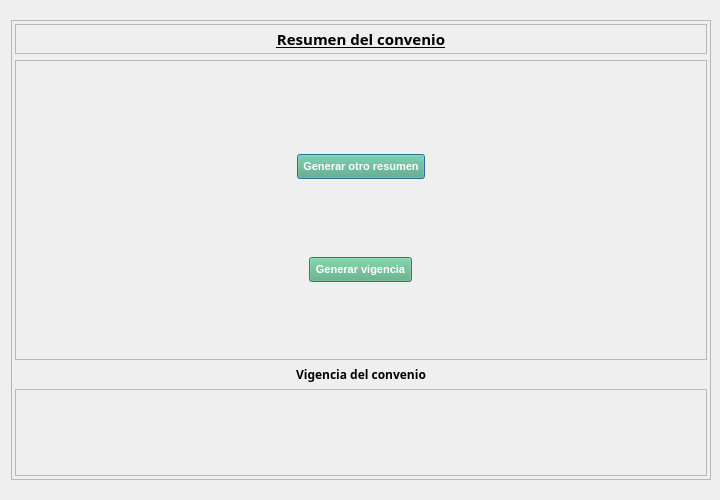
<?xml version="1.0" encoding="UTF-8"?>
<ui version="4.0">
 <class>DialogResumen</class>
 <widget class="QDialog" name="DialogResumen">
  <property name="geometry">
   <rect>
    <x>0</x>
    <y>0</y>
    <width>720</width>
    <height>500</height>
   </rect>
  </property>
  <property name="minimumSize">
   <size>
    <width>720</width>
    <height>500</height>
   </size>
  </property>
  <property name="maximumSize">
   <size>
    <width>730</width>
    <height>600</height>
   </size>
  </property>
  <property name="windowTitle">
   <string>Resumen Inteligencia Artificial</string>
  </property>
  <property name="windowOpacity">
   <double>1.000000000000000</double>
  </property>
  <layout class="QVBoxLayout" name="verticalLayout">
   <item>
    <widget class="QFrame" name="frame">
     <property name="sizePolicy">
      <sizepolicy hsizetype="Expanding" vsizetype="Expanding">
       <horstretch>0</horstretch>
       <verstretch>0</verstretch>
      </sizepolicy>
     </property>
     <property name="minimumSize">
      <size>
       <width>700</width>
       <height>450</height>
      </size>
     </property>
     <property name="maximumSize">
      <size>
       <width>750</width>
       <height>460</height>
      </size>
     </property>
     <property name="layoutDirection">
      <enum>Qt::LeftToRight</enum>
     </property>
     <property name="styleSheet">
      <string notr="true"/>
     </property>
     <property name="frameShape">
      <enum>QFrame::StyledPanel</enum>
     </property>
     <property name="frameShadow">
      <enum>QFrame::Raised</enum>
     </property>
     <layout class="QVBoxLayout" name="verticalLayout_7">
      <property name="leftMargin">
       <number>3</number>
      </property>
      <property name="topMargin">
       <number>3</number>
      </property>
      <property name="rightMargin">
       <number>3</number>
      </property>
      <property name="bottomMargin">
       <number>3</number>
      </property>
      <item>
       <widget class="QFrame" name="frame_5">
        <property name="font">
         <font>
          <weight>75</weight>
          <bold>true</bold>
         </font>
        </property>
        <property name="frameShape">
         <enum>QFrame::StyledPanel</enum>
        </property>
        <property name="frameShadow">
         <enum>QFrame::Raised</enum>
        </property>
        <layout class="QVBoxLayout" name="verticalLayout_6">
         <property name="leftMargin">
          <number>3</number>
         </property>
         <property name="topMargin">
          <number>3</number>
         </property>
         <property name="rightMargin">
          <number>3</number>
         </property>
         <property name="bottomMargin">
          <number>3</number>
         </property>
         <item>
          <widget class="QLabel" name="label_2">
           <property name="sizePolicy">
            <sizepolicy hsizetype="Expanding" vsizetype="Fixed">
             <horstretch>0</horstretch>
             <verstretch>0</verstretch>
            </sizepolicy>
           </property>
           <property name="font">
            <font>
             <family>Arial Black</family>
             <pointsize>11</pointsize>
             <weight>75</weight>
             <italic>false</italic>
             <bold>true</bold>
             <underline>true</underline>
            </font>
           </property>
           <property name="text">
            <string>Resumen del convenio</string>
           </property>
           <property name="alignment">
            <set>Qt::AlignCenter</set>
           </property>
          </widget>
         </item>
        </layout>
       </widget>
      </item>
      <item>
       <widget class="QFrame" name="frame_2">
        <property name="sizePolicy">
         <sizepolicy hsizetype="Preferred" vsizetype="Expanding">
          <horstretch>0</horstretch>
          <verstretch>0</verstretch>
         </sizepolicy>
        </property>
        <property name="minimumSize">
         <size>
          <width>300</width>
          <height>300</height>
         </size>
        </property>
        <property name="font">
         <font>
          <pointsize>8</pointsize>
          <weight>75</weight>
          <bold>true</bold>
         </font>
        </property>
        <property name="cursor">
         <cursorShape>ArrowCursor</cursorShape>
        </property>
        <property name="styleSheet">
         <string notr="true"/>
        </property>
        <property name="frameShape">
         <enum>QFrame::StyledPanel</enum>
        </property>
        <property name="frameShadow">
         <enum>QFrame::Raised</enum>
        </property>
        <layout class="QVBoxLayout" name="verticalLayout_3">
         <property name="leftMargin">
          <number>3</number>
         </property>
         <property name="topMargin">
          <number>3</number>
         </property>
         <property name="rightMargin">
          <number>3</number>
         </property>
         <property name="bottomMargin">
          <number>3</number>
         </property>
         <item>
          <layout class="QVBoxLayout" name="verticalLayoutResumen">
           <property name="leftMargin">
            <number>9</number>
           </property>
           <property name="topMargin">
            <number>9</number>
           </property>
           <property name="rightMargin">
            <number>9</number>
           </property>
           <property name="bottomMargin">
            <number>9</number>
           </property>
          </layout>
         </item>
         <item alignment="Qt::AlignHCenter">
          <widget class="QPushButton" name="botonGenerar">
           <property name="sizePolicy">
            <sizepolicy hsizetype="Fixed" vsizetype="Fixed">
             <horstretch>0</horstretch>
             <verstretch>0</verstretch>
            </sizepolicy>
           </property>
           <property name="font">
            <font>
             <pointsize>8</pointsize>
             <weight>75</weight>
             <bold>true</bold>
            </font>
           </property>
           <property name="cursor">
            <cursorShape>PointingHandCursor</cursorShape>
           </property>
           <property name="styleSheet">
            <string notr="true">padding:5px;
color: rgb(255, 255, 255);
background-color: rgb(85, 170, 127);</string>
           </property>
           <property name="text">
            <string>Generar otro resumen</string>
           </property>
          </widget>
         </item>
         <item alignment="Qt::AlignHCenter">
          <widget class="QPushButton" name="botonVigencia">
           <property name="sizePolicy">
            <sizepolicy hsizetype="Fixed" vsizetype="Fixed">
             <horstretch>0</horstretch>
             <verstretch>0</verstretch>
            </sizepolicy>
           </property>
           <property name="font">
            <font>
             <weight>75</weight>
             <bold>true</bold>
            </font>
           </property>
           <property name="styleSheet">
            <string notr="true">background-color: rgb(85, 170, 127);
color: rgb(255, 255, 255);
padding:5px;</string>
           </property>
           <property name="text">
            <string>Generar vigencia</string>
           </property>
          </widget>
         </item>
        </layout>
       </widget>
      </item>
      <item>
       <widget class="QLabel" name="label">
        <property name="font">
         <font>
          <family>Arial Black</family>
          <pointsize>9</pointsize>
          <weight>75</weight>
          <bold>true</bold>
          <underline>false</underline>
          <strikeout>false</strikeout>
         </font>
        </property>
        <property name="text">
         <string>Vigencia del convenio</string>
        </property>
        <property name="alignment">
         <set>Qt::AlignCenter</set>
        </property>
       </widget>
      </item>
      <item>
       <widget class="QFrame" name="frame_3">
        <property name="sizePolicy">
         <sizepolicy hsizetype="Preferred" vsizetype="Expanding">
          <horstretch>0</horstretch>
          <verstretch>0</verstretch>
         </sizepolicy>
        </property>
        <property name="minimumSize">
         <size>
          <width>300</width>
          <height>20</height>
         </size>
        </property>
        <property name="font">
         <font>
          <pointsize>10</pointsize>
          <weight>75</weight>
          <bold>true</bold>
         </font>
        </property>
        <property name="styleSheet">
         <string notr="true"/>
        </property>
        <property name="frameShape">
         <enum>QFrame::StyledPanel</enum>
        </property>
        <property name="frameShadow">
         <enum>QFrame::Raised</enum>
        </property>
        <layout class="QVBoxLayout" name="verticalLayout_4">
         <item>
          <layout class="QVBoxLayout" name="verticalLayoutVigencia">
           <property name="leftMargin">
            <number>3</number>
           </property>
           <property name="topMargin">
            <number>3</number>
           </property>
           <property name="rightMargin">
            <number>3</number>
           </property>
           <property name="bottomMargin">
            <number>3</number>
           </property>
          </layout>
         </item>
        </layout>
       </widget>
      </item>
     </layout>
    </widget>
   </item>
  </layout>
 </widget>
 <resources/>
 <connections/>
</ui>
